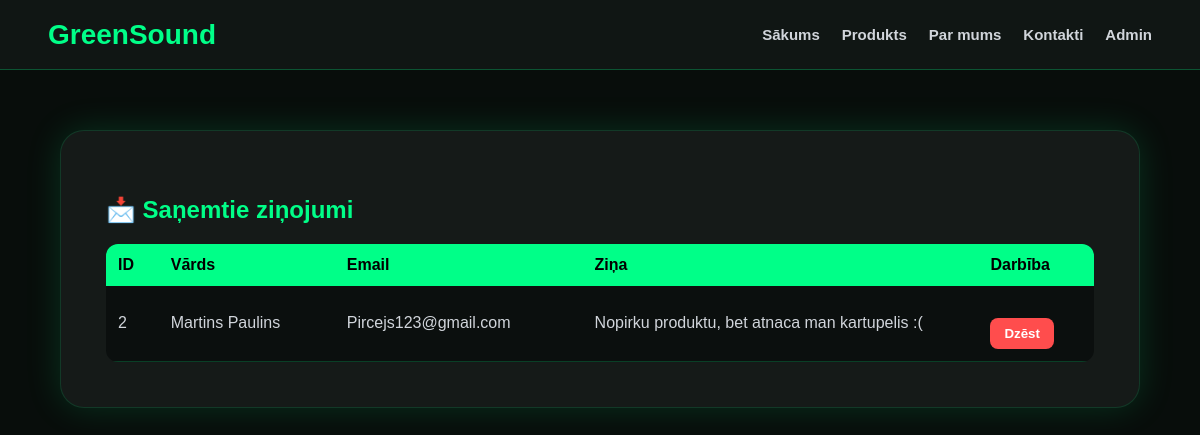
/admin/messages (signed in), run on an earlier commit of the app's database.
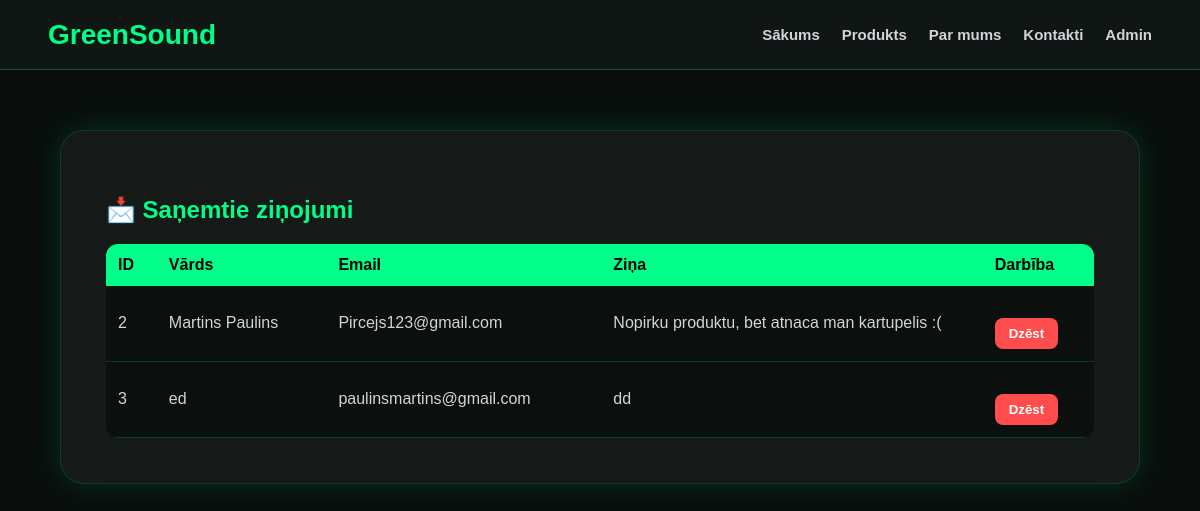
And on a later commit of the database.
### tables this page shows
CREATE TABLE contact_messages (
    id INTEGER PRIMARY KEY AUTOINCREMENT,
    name TEXT NOT NULL,
    email TEXT NOT NULL,
    message TEXT NOT NULL
);

### app.py (the view)
@app.route("/admin/messages")
def admin_messages():
    if not session.get("admin_logged_in"):
        return redirect("/admin/login")
    conn = sqlite3.connect("database.db")
    conn.row_factory = sqlite3.Row
    cursor = conn.cursor()
    cursor.execute("SELECT * FROM contact_messages")
    messages = cursor.fetchall()
    conn.close()
    return render_template("admin_messages.html", messages=messages)

### templates/admin_messages.html
{% extends "base.html" %}
{% block content %}
<section class="page">
    <div class="content-card">
        <h1>📩 Saņemtie ziņojumi</h1>
        {% if messages|length == 0 %}
            <p>Nav neviena ziņojuma.</p>
        {% else %}
        <div class="table-wrapper">
            <table class="styled-table">
                <thead>
                    <tr>
                        <th>ID</th>
                        <th>Vārds</th>
                        <th>Email</th>
                        <th>Ziņa</th>
                        <th>Darbība</th>
                    </tr>
                </thead>
                <tbody>
                    {% for m in messages %}
                    <tr>
                        <td>{{ m.id }}</td>
                        <td>{{ m.name }}</td>
                        <td>{{ m.email }}</td>
                        <td class="message-cell">{{ m.message }}</td>
                        <td>
                            <a href="/delete_message/{{ m.id }}">
                                <button class="delete-btn">Dzēst</button>
                            </a>
                        </td>
                    </tr>
                    {% endfor %}
                </tbody>
            </table>
        </div>
        {% endif %}
    </div>
</section>
{% endblock %}

### templates/base.html (shortened to what this page needs)
<!DOCTYPE html>
<html>
<head>
    <link rel="stylesheet" href="/static/style.css">
</head>
<body>
{% include "navbar.html" %}
{% block content %}
{% endblock %}
</body>
</html>

### templates/navbar.html (shortened to what this page needs)
<nav>
    <div class="logo">GreenSound</div>
    <div class="nav-links" id="navLinks">
        <a href="/">Sākums</a>
        <a href="/product">Produkts</a>
        <a href="/about">Par mums</a>
        <a href="/contact">Kontakti</a>
        <a href="/admin/login">Admin</a>
    </div>
</nav>

### static/style.css (style rules this page uses)
* { box-sizing: border-box; }
html { overflow-x: hidden; }
body { margin: 0; font-family: Arial, sans-serif; background: #080d0b; color: white; overflow-x: hidden; }
nav { min-height: 70px; background: #101614; display: flex; align-items: center; justify-content: space-between; padding: 0 4%; border-bottom: 1px solid #00ff8844; gap: 20px; position: relative; }
.logo { color: #00ff88; font-size: clamp(22px, 3vw, 28px); font-weight: bold; }
.nav-links { display: flex; gap: 22px; align-items: center; }
.nav-links a { color: #d1d5db; text-decoration: none; font-weight: bold; font-size: 15px; }
.page { width: 100%; max-width: 1500px; margin: 0 auto; padding: clamp(25px, 5vw, 70px); }
.main-btn, button { display: inline-block; background: #00c46a; color: black; border: none; padding: 14px 28px; border-radius: 12px; font-weight: bold; cursor: pointer; text-decoration: none; margin-top: 20px; }
.hero-card, .content-card, .details-box, .image-box { background: #151a18; border-radius: 24px; padding: clamp(20px, 4vw, 45px); box-shadow: 0 0 35px rgba(0, 255, 136, 0.15); border: 1px solid #00ff8822; width: 100%; }
.details-box h1, .content-card h1 { color: #00ff88; }
.table-wrapper { overflow-x: auto; margin-top: 20px; }
.styled-table { width: 100%; min-width: 650px; border-collapse: collapse; background: #0b0f0e; border-radius: 12px; overflow: hidden; }
.styled-table thead { background: #00ff88; color: black; }
.styled-table th, .styled-table td { padding: 12px; text-align: left; }
.styled-table td { border-bottom: 1px solid #00ff8833; color: #d1d5db; }
.message-cell { max-width: 300px; word-wrap: break-word; }
.delete-btn { background: #ff4d4d; color: white; padding: 8px 14px; border-radius: 8px; }

What changed in the data, as far as the page shows it:
added contact_messages: id "3", name "ed", email "paulinsmartins@gmail.com", message "dd"
